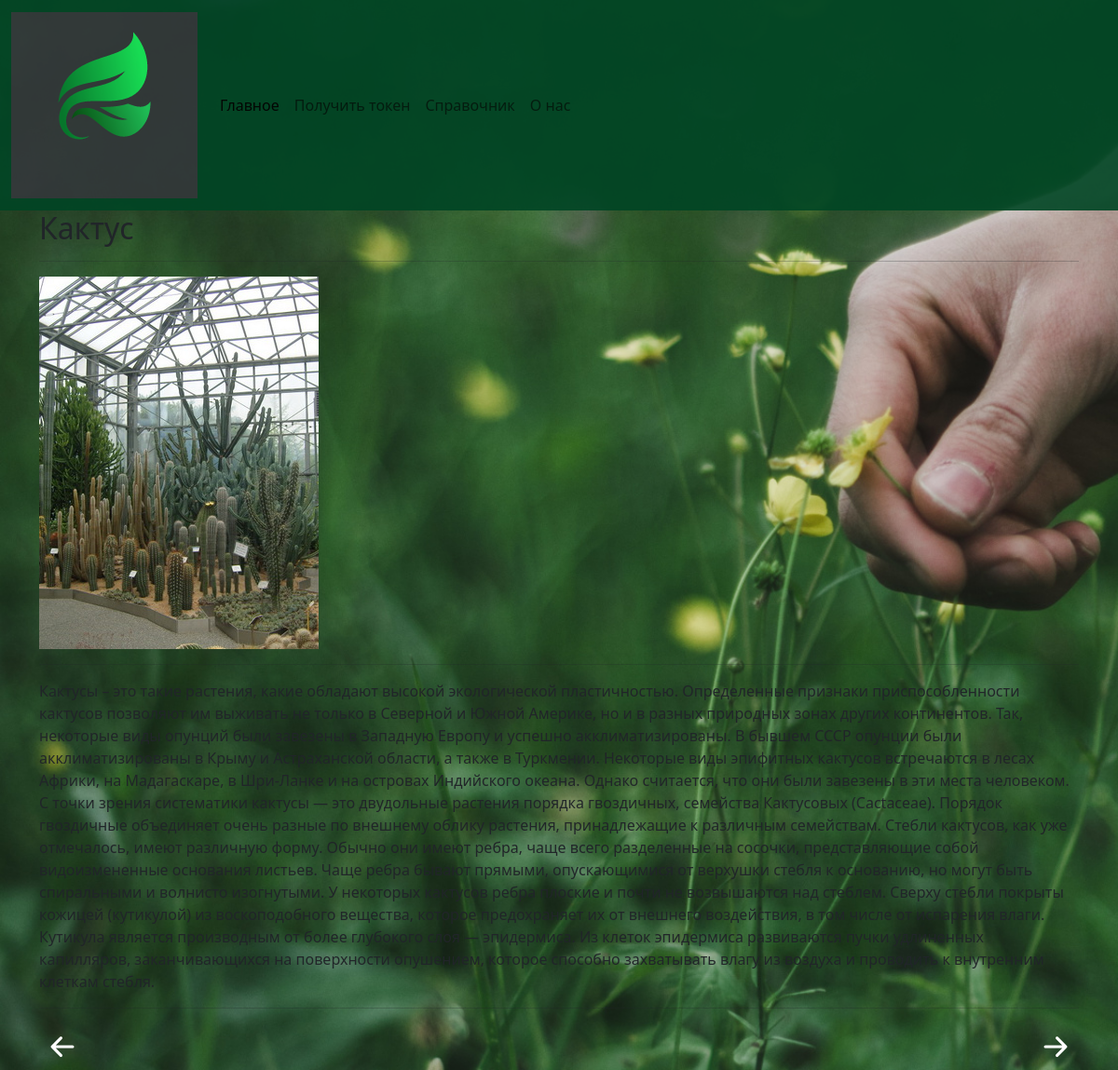
/main/2/, run on the app's committed database.
### main/models.py (models this page shows, shortened)
class Plants(models.Model):
    name = models.CharField(max_length=255, blank=False, verbose_name='Название')
    info = models.TextField(blank=False, verbose_name='Информация')
    photo = models.ImageField(upload_to='plants_photo', blank=False, verbose_name='Фото')
    class Meta:
        verbose_name = 'Растение'
        verbose_name_plural = 'Растения'

### main/views.py (the view)
# urls.py: path('main/<int:plant_id>/', views.plant_detail, name='plant_detail'),
def plant_detail(request, plant_id):
    plant = get_object_or_404(Plants, id=plant_id)
    return render(request, 'main/plant_detail.html', {'plant': plant})

### main/templates/main/plant_detail.html (shortened to what this page needs)
{% extends 'main/layout.html' %}
{% block body %}
 <div id="wrapper">
   <div>
      <div id="main-text">
        <h2>{{ plant.name }}</h2>
      </div>
      <hr>
      <div id="plant-image-container">
        <img src="{{ plant.photo.url }}" alt="{{ plant.name }}" id="plant-image">
      </div>
      <hr>
      <div id="main-info">
        <p>{{ plant.info }}</p>
      </div>
      <hr>
       <div>
        <a id="btn-left" href="{% url 'previous_plant' plant_id=plant.id %}">
          <svg xmlns="http://www.w3.org/2000/svg" width="50" height="50" fill="currentColor" class="bi bi-arrow-left-short" viewBox="0 0 16 16">
            <path fill-rule="evenodd" d="M12 8a.5.5 0 0 1-.5.5H5.707l2.147 2.146a.5.5 0 0 1-.708.708l-3-3a.5.5 0 0 1 0-.708l3-3a.5.5 0 1 1 .708.708L5.707 7.5H11.5a.5.5 0 0 1 .5.5z"/>
          </svg>
        </a>
        <a id="btn-right" href="{% url 'next_plant' plant_id=plant.id %}">
          <svg xmlns="http://www.w3.org/2000/svg" width="50  " height="50" fill="currentColor" class="bi bi-arrow-right-short" viewBox="0 0 16 16">
            <path fill-rule="evenodd" d="M4 8a.5.5 0 0 1 .5-.5h5.793L8.146 5.354a.5.5 0 1 1 .708-.708l3 3a.5.5 0 0 1 0 .708l-3 3a.5.5 0 0 1-.708-.708L10.293 8.5H4.5A.5.5 0 0 1 4 8z"/>
          </svg>
        </a>
      </div>
   </div>
 </div>
{% endblock %}

### main/static/main/css/style.css (style rules this page uses)
body { background-image: url(../img/oboii.jpg); background-repeat: no-repeat; background-size: cover; margin: 0; }
#btn-right { float: right; color: white; }
#btn-left { float: left; color: white; }

### data on the page
Plants: name "Кактус", photo (picture), info "Кактусы – это такие растения, какие обладают высокой экологической пластичностью. Определенные признаки приспособленности кактусов позволяют им выживать не только в Северной и Южной Америке, но и в разных природных зонах других континентов. Так, некоторые виды опунций были завезены в Западную Европу и успешно акклиматизированы. В бывшем СССР опунции были акклиматизированы в Крыму и Астраханской области, а также в Туркмении. Некоторые виды эпифитных кактусов встречаются в лесах Африки, на Мадагаскаре, в Шри-Ланке и на островах Индийского океана. Однако считается, что они были завезены в эти места человеком. С точки зрения систематики кактусы — это двудольные растения порядка гвоздичных,…"
